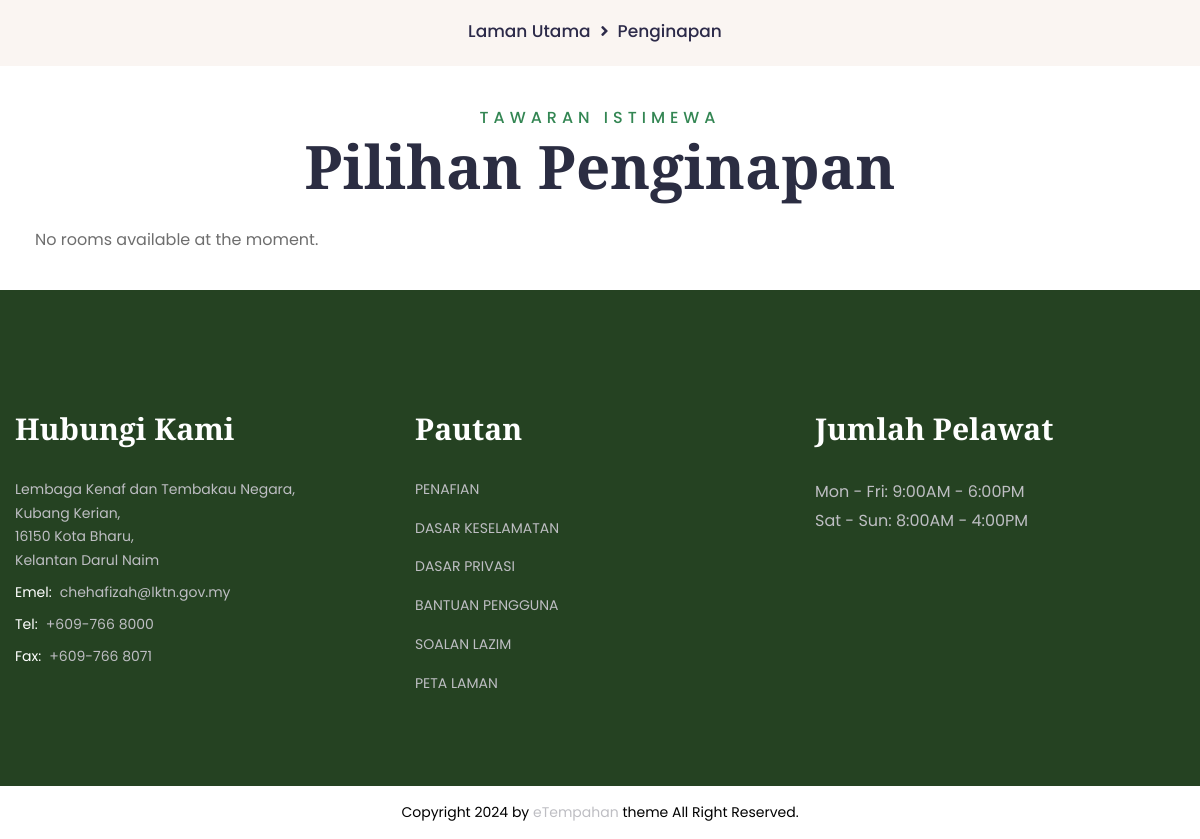
Page /pakejPenginapan.php (lower part) on the earlier database version.
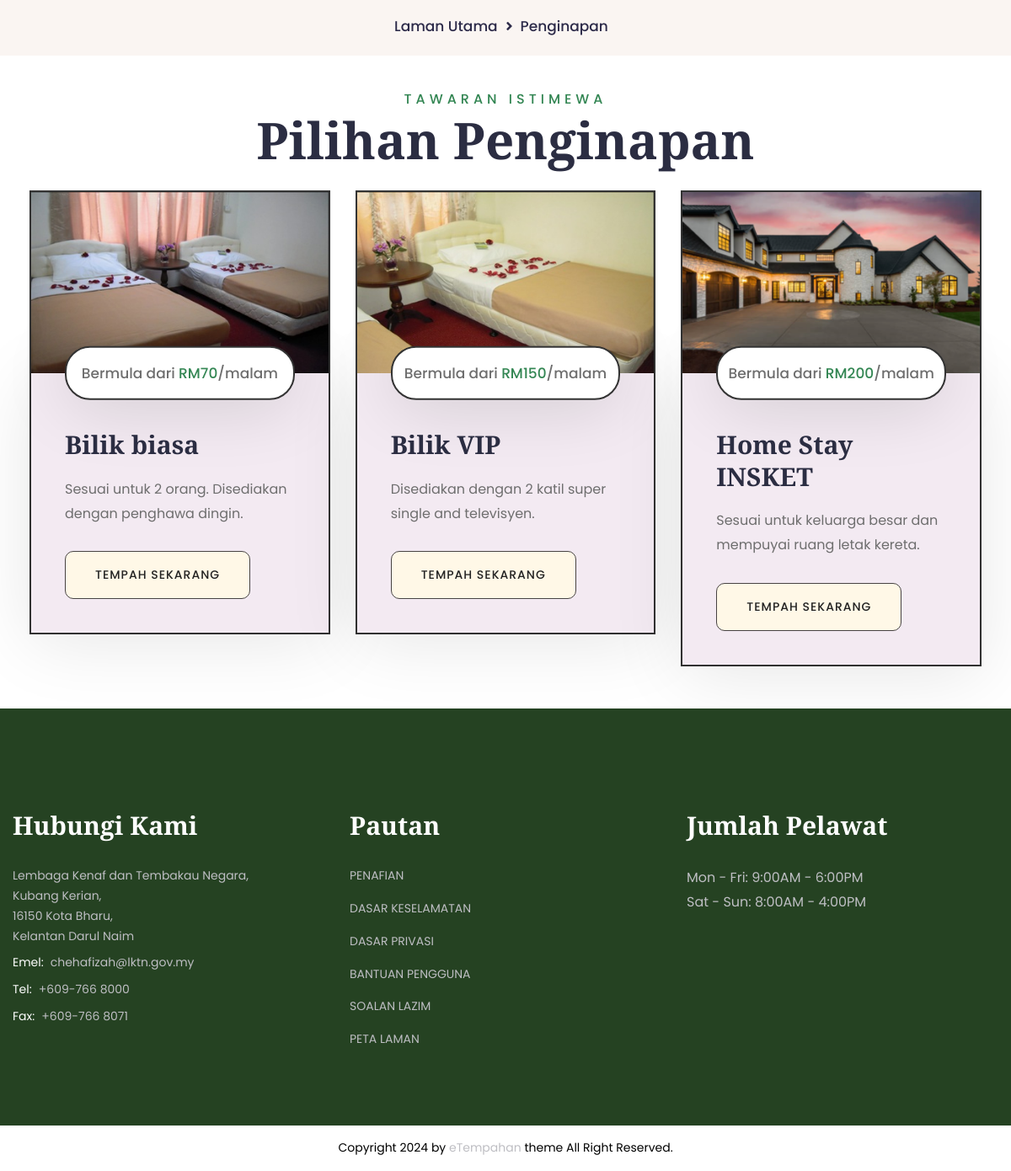
Same page on the later database version.
### tables this page shows
CREATE TABLE `bilik_pic` (
  `id_gambar` int(10) NOT NULL,
  `jenis_gambar` varchar(50) NOT NULL,
  `url_gambar` text NOT NULL,
  `id_bilik` int(10) NOT NULL
);

CREATE TABLE `bilik` (
  `id_bilik` int(10) NOT NULL,
  `nama_bilik` varchar(50) NOT NULL,
  `kapasiti` int(4) NOT NULL,
  `jenis_bilik` varchar(15) NOT NULL,
  `harga_semalaman` float NOT NULL,
  `huraian_pendek` text DEFAULT NULL,
  `huraian` text DEFAULT NULL,
  `keluasan` int(10) NOT NULL,
  `id_admin` int(10) DEFAULT NULL
);

### pakejPenginapan.php (the view, shortened to what this page needs)
<!DOCTYPE html>
<html lang="en">
<head>
	<link href="assets/css/bootstrap.css" rel="stylesheet">
	<link href="assets/css/style.css" rel="stylesheet">
	<link href="assets/css/responsive.css" rel="stylesheet">
	<link href="assets/css/color.css" rel="stylesheet">
</head>
<body>
<div class="page-wrapper">
        <?php
        include("database/database.php");
        ?>
    <div class="bredcrumb-wrap">
        <div class="auto-container">
            <ul class="bredcrumb-list">
                <li><a href="index.php">Laman Utama</a></li>
                <li>Penginapan</li>
            </ul>
        </div>
    </div>
    <section class="section-padding" style="padding-top: 10px;">
        <div class="auto-container">
            <div class="section_heading text-center mb_30 mt_30">
                <span class="section_heading_title_small">TAWARAN ISTIMEWA</span>
                <h2 class="section_heading_title_big">Pilihan Penginapan</h2>
            </div>
            <div class="row">
                <?php
                $stmt = "SELECT b.id_bilik, b.nama_bilik, b.harga_semalaman, b.huraian_pendek,g.url_gambar FROM bilik b LEFT JOIN bilik_pic g ON b.id_bilik = g.id_bilik WHERE jenis_gambar = 'main';";
                try {
                    $result = $conn->query($stmt);
                } catch (Exception $e) {
                    echo "Error: " . $e->getMessage();
                }
                if ($result->num_rows > 0) {
                    while ($room = $result->fetch_assoc()) {
                        $room_name = $room['nama_bilik'];
                        $short_description = $room['huraian_pendek'];
                        $price = $room['harga_semalaman'];
                        $main_img = $room['url_gambar'];
                        $room_id = $room['id_bilik'];
                ?>
                        <div class="col-lg-4 col-md-6">
                            <div class="room-1-block wow fadeInUp" data-wow-delay=".2s" data-wow-duration="1.2s">
                                <div class="room-1-image hvr-img-zoom-1">
                                    <img src="<?php echo htmlspecialchars($main_img); ?>" alt="">
                                </div>
                                <div class="room-1-content">
                                    <p class="room-1-meta-info">Bermula dari <span class="theme-color">RM<?php echo htmlspecialchars($price); ?></span>/malam</p>
                                    <h4 class="room-1-title mb_20">
                                        <a href="room-details_<?php echo htmlspecialchars($room_id); ?>.php">
                                            <?php echo htmlspecialchars($room_name); ?>
                                        </a>
                                    </h4>
                                    <p class="room-1-text mb_30"><?php echo htmlspecialchars($short_description); ?></p>
                                    <div class="link-btn">
                                        <a href="room_details.php?room_id=<?php echo htmlspecialchars($room_id); ?>" class="btn-1 btn-alt">Tempah Sekarang <span></span></a>
                                    </div>
                                </div>
                            </div>
                        </div>
                    <?php
                }
                } else {
                    echo "<p>No rooms available at the moment.</p>";
                }
                ?>
            </div>
        </div>
    </section>
    <?php include 'partials/footer.php';
    mysqli_close($conn)?>
</div>
<div class="scroll-to-top">
    <div>
    </div>
</div>
</body>
</html>

### partials/footer.php
<footer class="main-footer">
        <div class="footer-1-middle">
            <div class="auto-container">
                <div class="row">
                    <div class="col-lg-4 col-md-6">
                        <div class="contact-widget-1 mb_30">
                            <div class="footer-widget-title"><h4>Hubungi Kami</h4></div>
                            <ul class="contact-widget-1-list">
                                <li>Lembaga Kenaf dan Tembakau Negara,
									<br>Kubang Kerian,<br>16150 Kota Bharu,
									<br>Kelantan Darul Naim<br>
								</li>
                                <li><span>Emel:</span><a href="mailto:chehafizah@lktn.gov.my">chehafizah@lktn.gov.my</a></li>
                                <li><span>Tel:</span><a href="tel:6097668000">+609-766 8000</a></li>
								<li><span>Fax:</span><a href="tel:6097668071">+609-766 8071</a></li>
                            </ul>
                        </div>
                    </div>
                    <div class="col-lg-4 col-md-6">
                        <div class="link-widget-1 mb_30">
                            <div class="footer-widget-title"><h4>Pautan</h4></div>
                            <ul class="link-widget-1-list">
                                <li><a href="javascript:void(0);">PENAFIAN</a></li>
                                <li><a href="javascript:void(0);">DASAR KESELAMATAN</a></li>
                                <li><a href="javascript:void(0);">DASAR PRIVASI</a></li>
                                <li><a href="javascript:void(0);">BANTUAN PENGGUNA</a></li>
								<li><a href="javascript:void(0);">SOALAN LAZIM</a></li>
								<li><a href="javascript:void(0);">PETA LAMAN</a></li>
                            </ul>
                        </div>
                    </div>
                    <div class="col-lg-4 col-md-6">
                        <div class="link-widget-1 mb_30">
                            <div class="footer-widget-title"><h4>Jumlah Pelawat</h4></div>
                            <p>Mon - Fri: 9:00AM - 6:00PM <br> Sat - Sun: 8:00AM - 4:00PM</p>
                        </div>
                    </div>
                </div>
            </div>
        </div>
        <div class="footer-bottom">
            <div class="auto-container">
                <div class="footer-bottom-row">
                    <div class="footer-bottom-text">Copyright 2024 by <a href="javascript:void(0);">eTempahan</a> theme All Right Reserved.</div>
                </div>
            </div>
        </div>
    </footer>

### assets/css/responsive.css (style rules this page uses)
@media only screen and (max-width: 7000px) { .page-wrapper { overflow: hidden; } }
@media only screen and (max-width: 1200px) { .section_heading { position: relative; z-index: 1; } }

### assets/css/color.css (style rules this page uses)
:root { --theme-color: #338653; }

### assets/css/elpath.css (style rules this page uses)
.mt_30 { margin-top: 30px; }
.mb_20 { margin-bottom: 20px; }
.mb_30 { margin-bottom: 30px; }

Differences in the rows shown:
added bilik_pic: shows a picture, id_bilik.harga_semalaman "70", id_bilik.nama_bilik "Bilik biasa", id_bilik.huraian_pendek "Sesuai untuk 2 orang. Disediakan dengan penghawa dingin."
added bilik_pic: shows a picture, id_bilik.harga_semalaman "150", id_bilik.nama_bilik "Bilik VIP", id_bilik.huraian_pendek "Disediakan dengan 2 katil super single and televisyen."
added bilik_pic: shows a picture, id_bilik.harga_semalaman "200", id_bilik.nama_bilik "Home Stay INSKET", id_bilik.huraian_pendek "Sesuai untuk keluarga besar dan mempuyai ruang letak kereta."
Other differences:
text no longer shown: "No rooms available at the moment."
